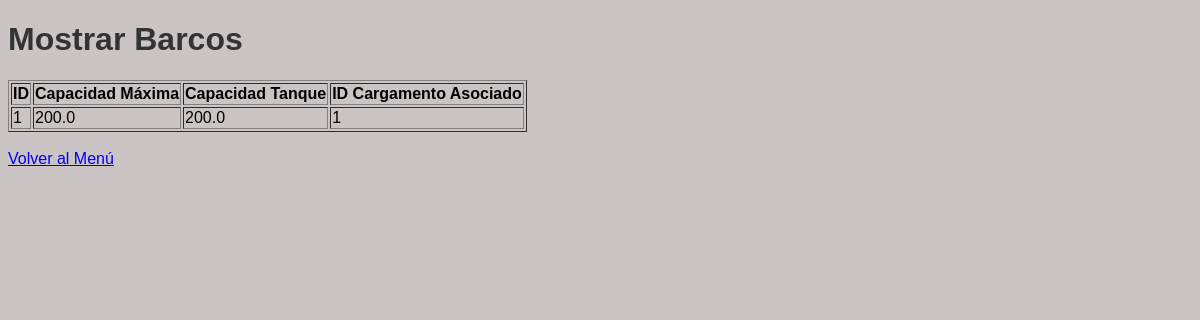
Before: /mostrar_barco with the older database file.
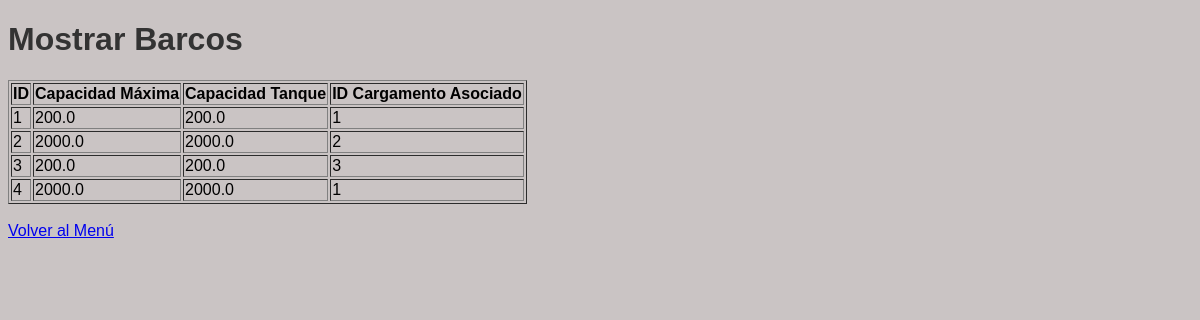
After: the same page with the newer database file.
### tables this page shows
CREATE TABLE BARCO(
                id INTEGER PRIMARY KEY AUTOINCREMENT,
                capacidadMaxima DOUBLE,
                capacidadTanque DOUBLE,
                cargamento_id INTEGER,
                FOREIGN KEY(cargamento_id) REFERENCES CARGAMENTO(id)
            );

### main.py (the view)
@app.route('/mostrar_barco')
def mostrar_barco():
  barcos = Barco("mi_basede_datos.db")
  barcos = barcos.MostrarBarcos()
  return render_template('mostrar_barco.html', barcos=barcos)

### Barco.py (called while the page is built)
    def IniciarBD(self):
        self.conexion = Conexion(self.nombreBD)
        self.cursor = self.conexion.cursor

    def MostrarBarcos(self):
        self.cursor.execute("SELECT * FROM BARCO")
        barcos = self.cursor.fetchall()
        return barcos

### Cargamento.py (called while the page is built)
  def IniciarBD(self):
    self.conexion = Conexion(self.nombreBD)
    self.cursor = self.conexion.cursor

### Conexion.py (called while the page is built)
    def IniciarBD(self):
        self.conexion = sqlite3.connect(self.nombreBD)
        self.cursor = self.conexion.cursor()

### templates/mostrar_barco.html (shortened to what this page needs)
<!DOCTYPE html>
<html>
<head>
    <link rel="stylesheet" href="{{ url_for('static', filename='styles.css') }}">
</head>
<body>
    <h1>Mostrar Barcos</h1>
    <table border="1">
        <tr>
            <th>ID</th>
            <th>Capacidad Máxima</th>
            <th>Capacidad Tanque</th>
            <th>ID Cargamento Asociado</th>
        </tr>
        {% for barco in barcos %}
            <tr>
                <td>{{ barco[0] }}</td>
                <td>{{ barco[1] }}</td>
                <td>{{ barco[2] }}</td>
                <td>{{ barco[3] }}</td>
            </tr>
        {% endfor %}
    </table>
    <br>
    <a href="#" onclick="navegar('{{ url_for('menu') }}', 'Volver al Menú')">Volver al Menú</a>
</body>
</html>

Changed rows visible on the page:
added BARCO: id "2", capacidadMaxima "2000.0", capacidadTanque "2000.0", cargamento "2"
added BARCO: id "3", capacidadMaxima "200.0", capacidadTanque "200.0", cargamento "3"
added BARCO: id "4", capacidadMaxima "2000.0", capacidadTanque "2000.0", cargamento "1"
